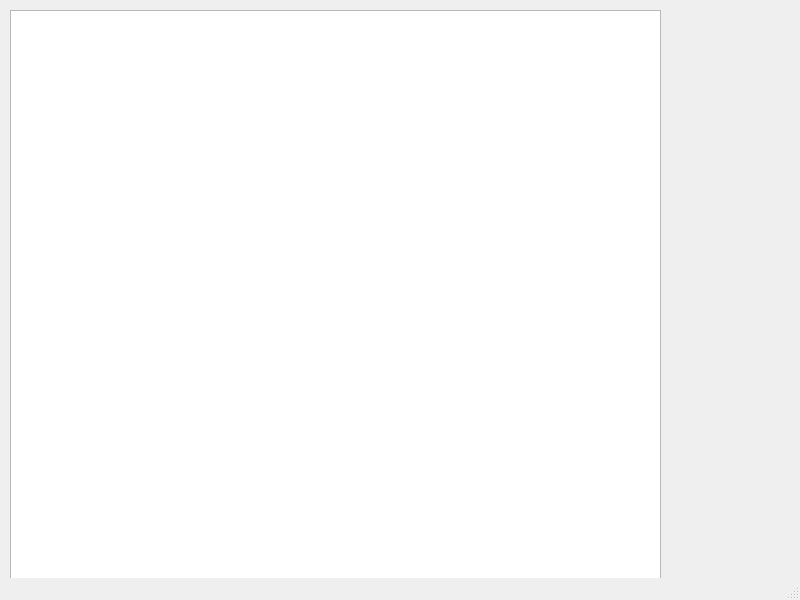
<?xml version="1.0" encoding="UTF-8"?>
<ui version="4.0">
 <class>MainWindow</class>
 <widget class="QMainWindow" name="MainWindow">
  <property name="geometry">
   <rect>
    <x>0</x>
    <y>0</y>
    <width>800</width>
    <height>600</height>
   </rect>
  </property>
  <property name="windowTitle">
   <string>MainWindow</string>
  </property>
  <widget class="QWidget" name="centralwidget">
   <widget class="QGraphicsView" name="graphicsView">
    <property name="geometry">
     <rect>
      <x>10</x>
      <y>10</y>
      <width>651</width>
      <height>671</height>
     </rect>
    </property>
   </widget>
  </widget>
  <widget class="QMenuBar" name="menubar">
   <property name="geometry">
    <rect>
     <x>0</x>
     <y>0</y>
     <width>800</width>
     <height>17</height>
    </rect>
   </property>
  </widget>
  <widget class="QStatusBar" name="statusbar"/>
 </widget>
 <resources/>
 <connections/>
</ui>
